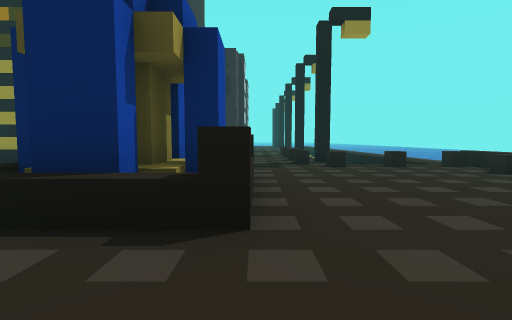
view 1 (above)

20 first-person views from a walk through a Unity game level. The camera is 1.3 m above the floor, tilts 4° down and sees 85° across. The floor is counted in squares, 2 m on a side. Each view is taken from the middle of a square. On the plan, view 1 faces up. The plan holds only what a view shows up to about 9 squares ahead; the rest is blank. The place goes on beyond the plan. The player character is not drawn. Some surface patterns are stand-ins.

view 2
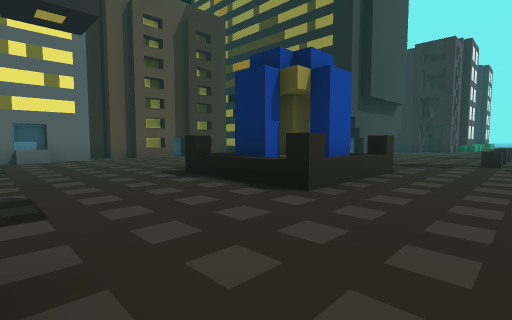

view 3
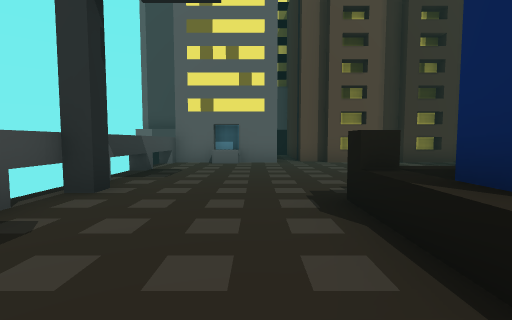

view 4
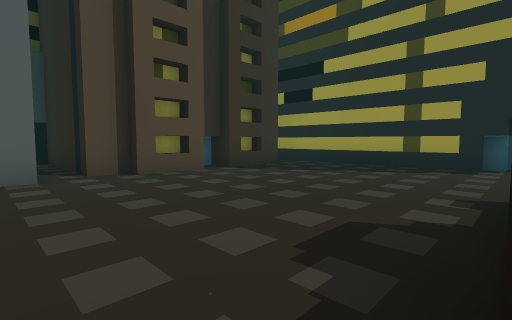

view 5
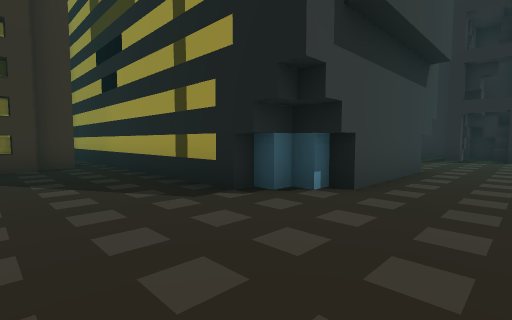

view 6
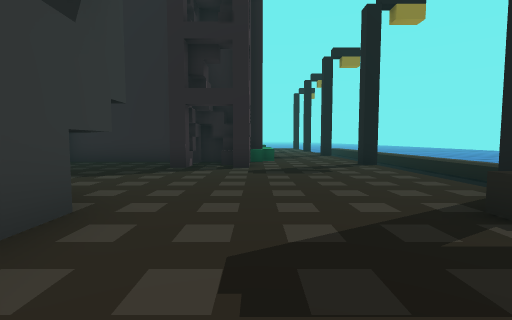

view 7
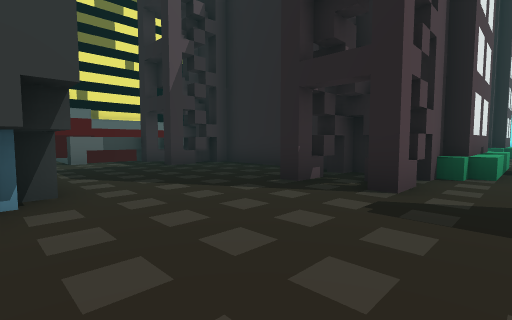

view 8
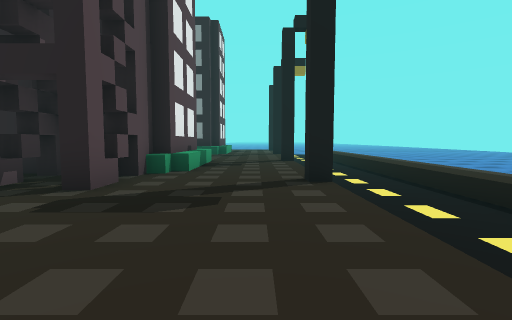

view 9
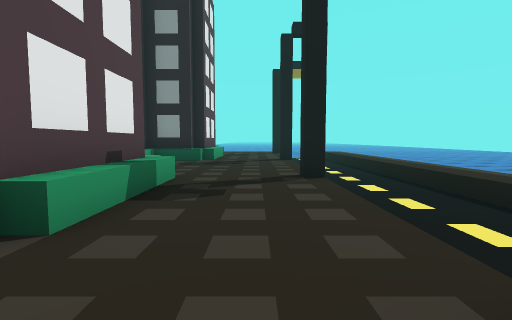

view 10
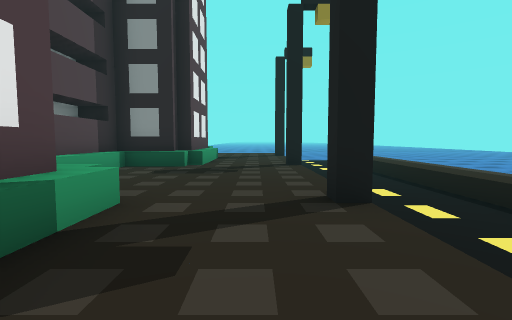

view 11
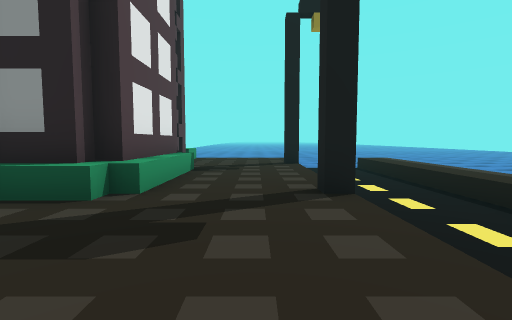

view 12
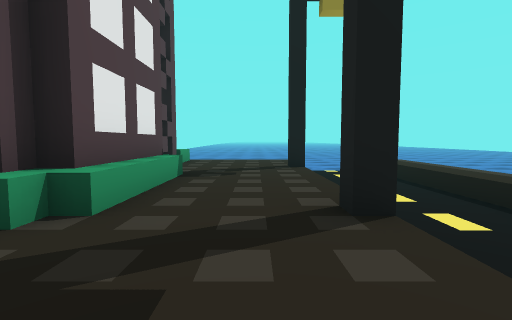

view 13
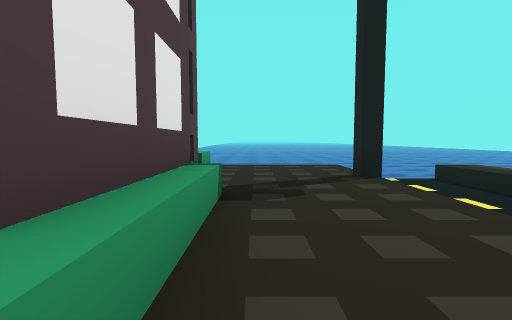

view 14
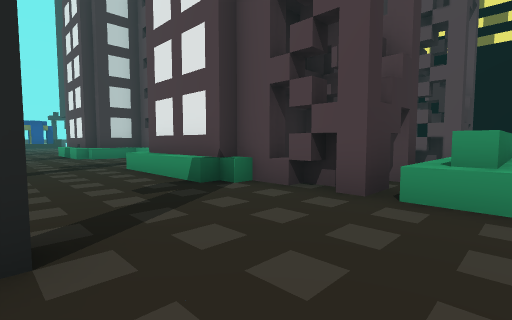

view 15
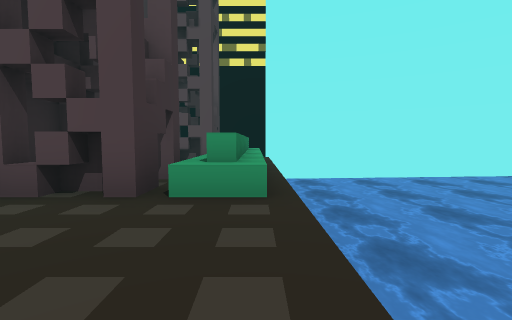

view 16
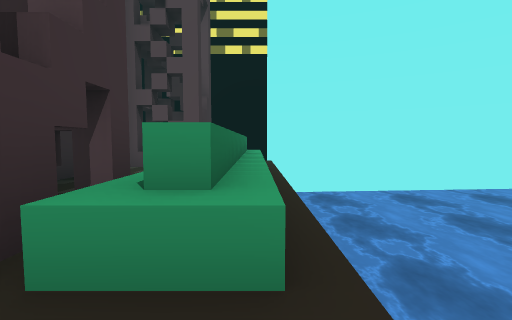

view 17
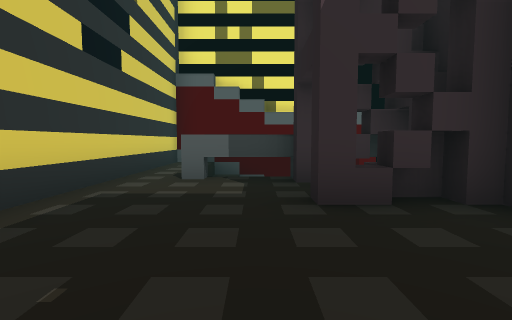

view 18
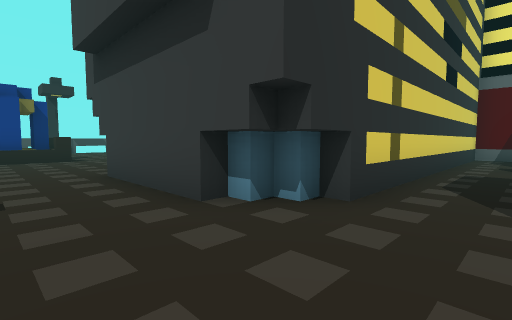

view 19
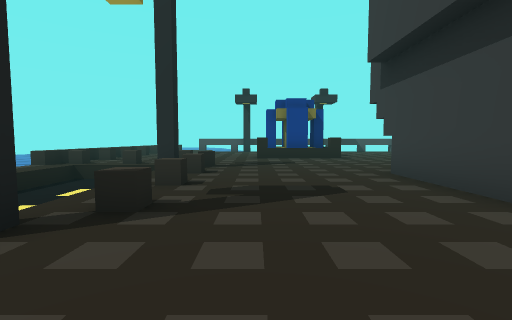

view 20
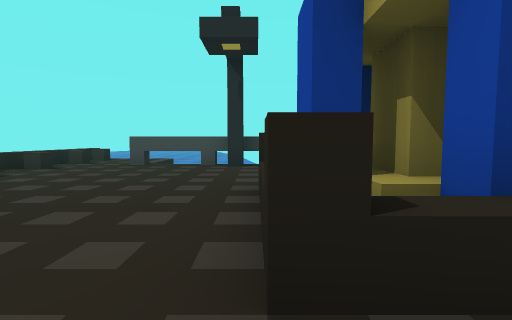

### Floor plan
Key: @ floor where view 1 was taken; # wall or solid block; x gap in a wall; . floor; ≈ water the walk keeps out of; ^ raised ledge; v drop or lower ground.
Columns run from 13 left of view 1 to 6 right of it. Each row starts with its distance up from view 1.
 34         ≈≈≈≈≈≈   ≈≈
 33      ^^^^^^^^...vvv≈
 32           ^^x...vvv≈
 31       #. .###..#vvv≈
 30       #######...vvv≈
 29             #...vvv≈
 28             #...vvv≈
 27             #...vvv≈
 26           #^^..vvvv≈
 25           #.....vvv≈
 24           #.....vvv≈
 23             ....vvv≈
 22             ^..#vvv≈
 21             #...vvv≈
 20             #...vvv≈
 19      ########...vvv≈
 18     x.#...###...vvv≈
 17  v  ^.^...#.#..vvvv
 16  v  ^...........vv
 15  v v^...........v
 14 #...............
 13 ###########....#
 12           #.....
 11           #.....vv
 10           #.....vvv
  9   #########....  vv
  8   .............x vv≈
  7     #..............^
  6     #..............^
  5     #.....^^^^.....
  4     #.....^##^....
  3 #####.....^##^...
  2 #.........^^^^....
  1     #..............
  0     #^.......@.....^
 -1     #..............^
 -2      ^^^^^^  ^^^^..^
 -3                 v.^^

Positions as (right, up) in squares from view 1, and headings:
1: (0, 0), facing up
2: (2, -1), facing up-left
3: (0, 1), facing left
4: (-3, 1), facing up-left
5: (-1, 6), facing up-left
6: (-1, 10), facing up
7: (0, 13), facing up-left
8: (1, 13), facing up
9: (1, 17), facing up
10: (1, 19), facing up
11: (1, 23), facing up
12: (1, 24), facing up
13: (0, 26), facing up
14: (2, 33), facing down-left
15: (2, 33), facing left
16: (0, 33), facing left
17: (-4, 16), facing left
18: (-1, 15), facing down-left
19: (0, 15), facing down
20: (0, 6), facing down
